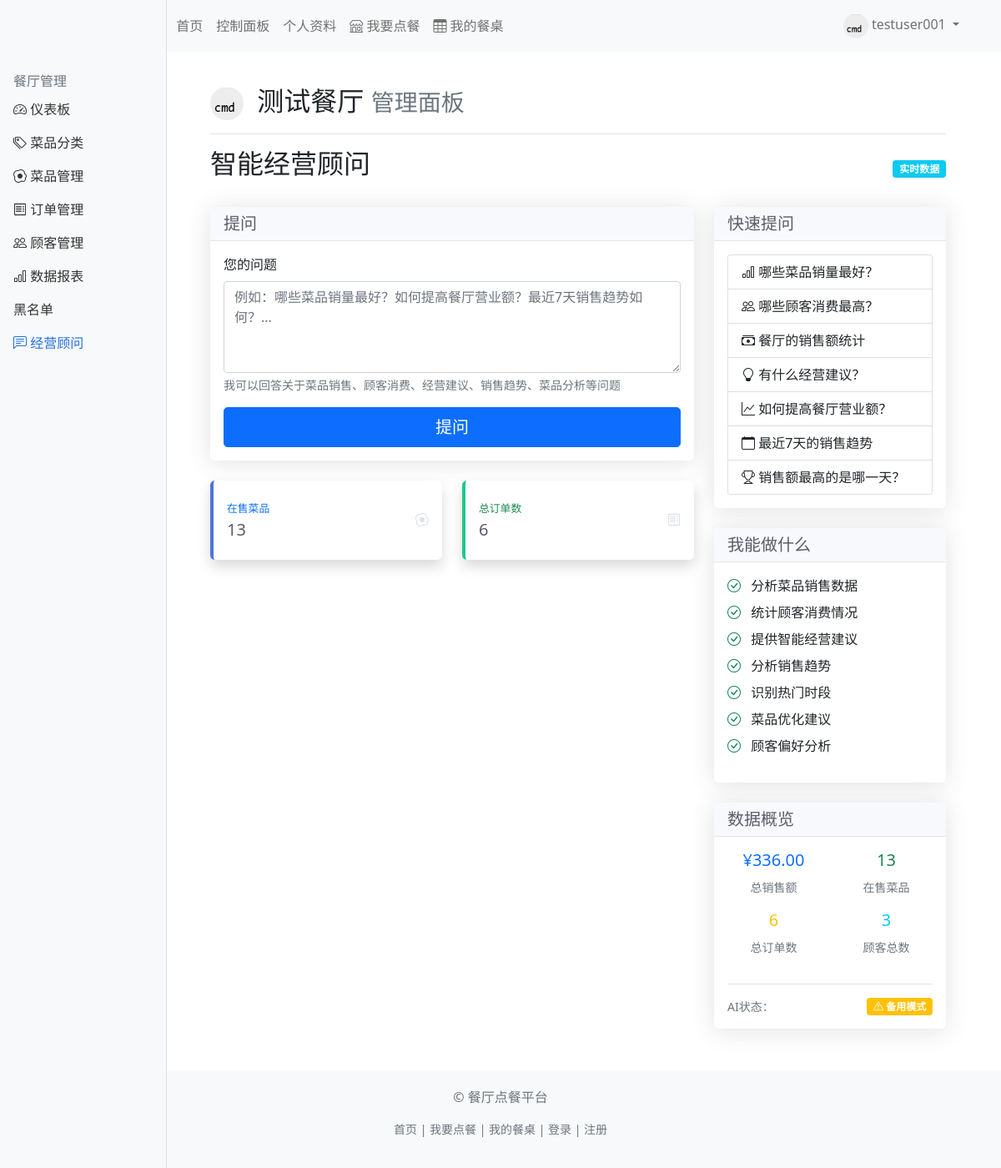
Page /restaurant/1/advisor (signed in) on the earlier database version.
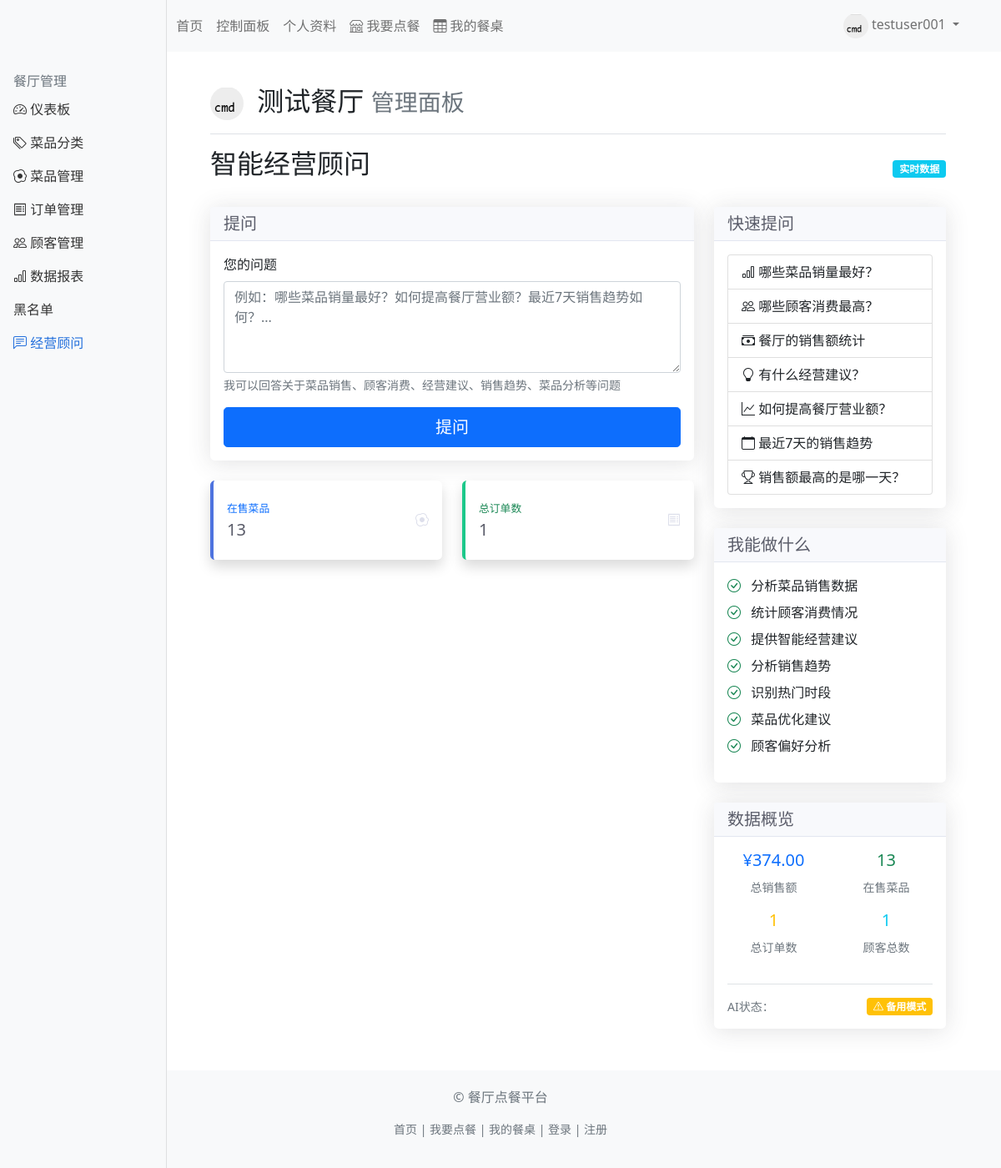
Same page on the later database version.
### app/models.py (models this page shows, shortened)
class Restaurant(db.Model):
    id = db.Column(db.Integer, primary_key=True)
    name = db.Column(db.String(100), unique=True, nullable=False, index=True)
    logo_path = db.Column(db.String(200), default='default_logo.png')
    description = db.Column(db.Text)
    owner_id = db.Column(db.Integer, db.ForeignKey('user.id'), nullable=False)
    created_at = db.Column(db.DateTime, default=datetime.utcnow)
    total_sales = db.Column(db.Float, default=0.0)  # 餐厅总销售额，用于排序
    categories = db.relationship('Category', backref='restaurant', lazy='dynamic', cascade='all, delete-orphan')
    dishes = db.relationship('Dish', backref='restaurant', lazy='dynamic', cascade='all, delete-orphan')
    orders = db.relationship('Order', backref='restaurant', lazy='dynamic')
    blacklist = db.relationship('Blacklist', backref='restaurant', lazy='dynamic', cascade='all, delete-orphan')

### app/routes/restaurant.py (the view, shortened to what this page needs)
@restaurant_bp.route('/<int:restaurant_id>/advisor', methods=['GET', 'POST'])
@login_required
@restaurant_owner_required
def advisor(restaurant_id):
    restaurant = Restaurant.query.get_or_404(restaurant_id)
    form = AdvisorQuestionForm()
    answer = None
    used_ai = False
    active_dishes_count = Dish.query.filter_by(restaurant_id=restaurant_id, is_active=True).count()
    total_orders_count = Order.query.filter_by(restaurant_id=restaurant_id, status='paid').count()
    total_customers_count = db.session.query(Order.user_id).filter_by(
        restaurant_id=restaurant_id,
        status='paid'
    ).distinct().count()
    return render_template('restaurant/advisor.html',
                         title='智能经营顾问',
                         restaurant=restaurant,
                         form=form,
                         answer=answer,
                         used_ai=used_ai,
                         active_dishes_count=active_dishes_count,
                         total_orders_count=total_orders_count,
                         total_customers_count=total_customers_count,
                         now=datetime.utcnow())

### app/forms.py
class AdvisorQuestionForm(FlaskForm):
    question = TextAreaField('您的问题', validators=[
        DataRequired(message='请输入问题'),
        Length(max=500, message='问题不能超过500字')
    ])
    submit = SubmitField('提问')

### app/routes/restaurant.py (called while the page is built)
def restaurant_owner_required(f):
    from functools import wraps
    @wraps(f)
    def decorated_function(restaurant_id, *args, **kwargs):
        restaurant = Restaurant.query.get_or_404(restaurant_id)
        if current_user.id != restaurant.owner_id:
            abort(403)  # 禁止访问
        return f(restaurant_id, *args, **kwargs)
    return decorated_function

### app/templates/restaurant/advisor.html (shortened to what the changed rows need)
{% extends "restaurant/base.html" %}
{% block restaurant_content %}
<div class="d-flex justify-content-between align-items-center mb-4">
    <h2>智能经营顾问</h2>
</div>
<div class="row">
    <div class="col-lg-8">
        <div class="row mt-4">
            <div class="col-md-6 mb-4">
                <div class="card border-left-success shadow h-100 py-2">
                    <div class="card-body">
                        <div class="row no-gutters align-items-center">
                            <div class="col mr-2">
                                <div class="text-xs font-weight-bold text-success text-uppercase mb-1">
                                    总订单数
                                </div>
                                <div class="h5 mb-0 font-weight-bold text-gray-800">{{ total_orders_count }}</div>
                            </div>
                        </div>
                    </div>
                </div>
            </div>
        </div>
    </div>
    <div class="col-lg-4">
        <div class="card mt-4">
            <div class="card-body">
                <div class="row text-center">
                    <div class="col-6 mb-3">
                        <h5 class="text-primary">¥{{ "%.2f"|format(restaurant.total_sales or 0) }}</h5>
                        <small class="text-muted">总销售额</small>
                    </div>
                    <div class="col-6 mb-3">
                        <h5 class="text-warning">{{ total_orders_count }}</h5>
                        <small class="text-muted">总订单数</small>
                    </div>
                    <div class="col-6 mb-3">
                        <h5 class="text-info">{{ total_customers_count }}</h5>
                        <small class="text-muted">顾客总数</small>
                    </div>
                </div>
            </div>
        </div>
    </div>
</div>
{% endblock %}

### app/templates/restaurant/base.html (shortened to what the changed rows need)
{% extends "base.html" %}
{% block content %}
<div class="container-fluid">
    <div class="row">
        <main class="col-md-9 ms-sm-auto col-lg-10 px-md-4">
            <div class="d-flex justify-content-between flex-wrap flex-md-nowrap align-items-center pt-3 pb-2 mb-3 border-bottom">
                <h1 class="h2">
                    {% if restaurant.logo_path %}
                    <img src="{{ url_for('static', filename='uploads/logos/' + restaurant.logo_path) }}"
                         alt="Logo" width="40" height="40" class="rounded-circle me-2">
                    {% endif %}
                    {{ restaurant.name }}
                    <small class="text-muted">管理面板</small>
                </h1>
            </div>
            {% block restaurant_content %}{% endblock %}
        </main>
    </div>
</div>
{% endblock %}

Differences in the rows shown:
changed Restaurant "测试餐厅": total_sales "336.00" → "374.00"
Other differences:
{{ total_orders_count }}: "6" → "1"
{{ total_customers_count }}: "3" → "1"
